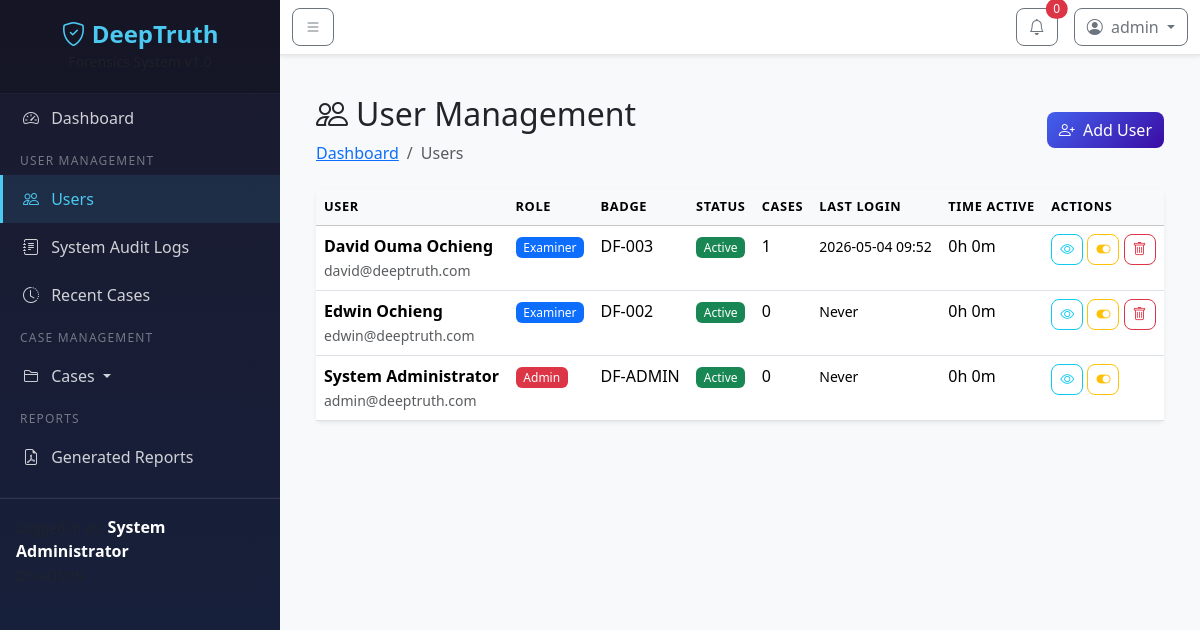
/admin/users (signed in), run on an earlier commit of the app's database.
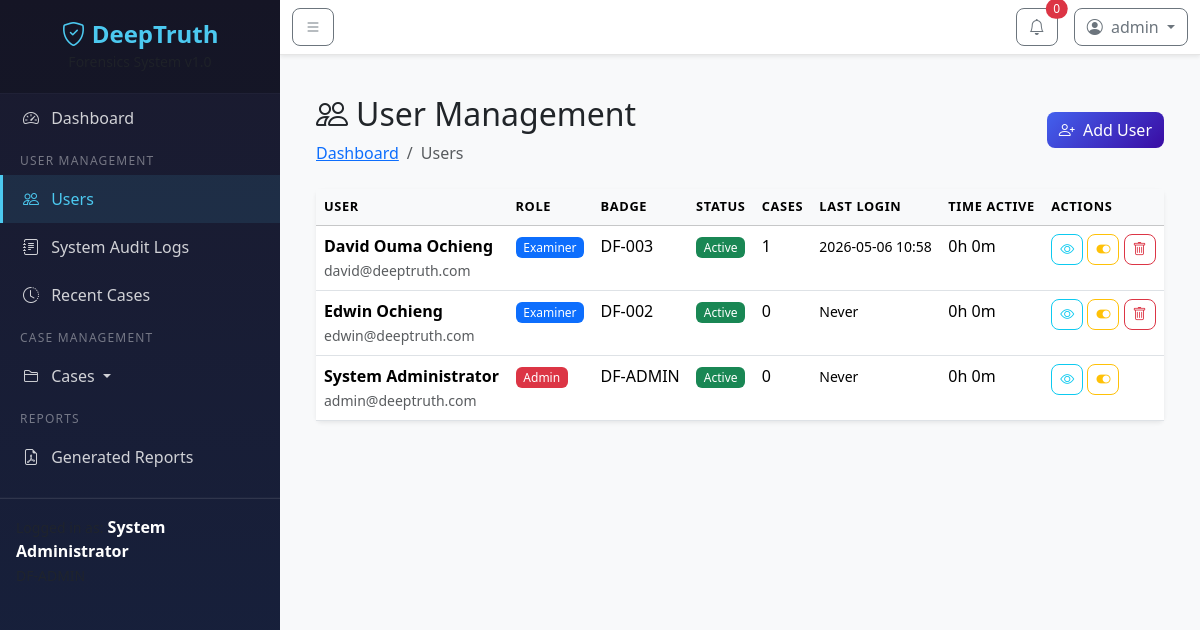
And on a later commit of the database.
### models/user.py (models this page shows, shortened)
class User(UserMixin, db.Model):
    __tablename__ = 'users'
    id = db.Column(db.Integer, primary_key=True)
    email = db.Column(db.String(120), unique=True, nullable=False, index=True)
    username = db.Column(db.String(80), unique=True, nullable=False, index=True)
    password_hash = db.Column(db.String(256), nullable=False)
    full_name = db.Column(db.String(150), nullable=False)
    badge_number = db.Column(db.String(50), unique=True)
    role = db.Column(db.String(20), default='examiner')  # admin, examiner
    is_active = db.Column(db.Boolean, default=True)
    created_at = db.Column(db.DateTime, default=datetime.utcnow)
    last_login = db.Column(db.DateTime)
    last_logout = db.Column(db.DateTime)
    total_time_spent = db.Column(db.Integer, default=0)  # in seconds
    cases = db.relationship('Case', backref='investigator', lazy='dynamic')
    evidence_uploads = db.relationship('EvidenceFile', backref='uploader', lazy='dynamic',
                                       foreign_keys='EvidenceFile.uploaded_by')
    custody_actions = db.relationship('ChainOfCustody', backref='performer', lazy='dynamic',
                                      foreign_keys='ChainOfCustody.performed_by')
    generated_reports = db.relationship('PDFReport', backref='generator', lazy='dynamic',
                                        foreign_keys='PDFReport.generated_by')
    audit_logs = db.relationship('AuditLog', backref='user', lazy='dynamic')

### routes/admin.py (the view)
@admin_bp.route('/users')
@login_required
@admin_required
def users_list():
    users = User.query.order_by(User.created_at.desc()).all()
    return render_template('admin/users.html', users=users)

### routes/admin.py (called while the page is built)
def admin_required(f):
    from functools import wraps
    @wraps(f)
    def decorated_function(*args, **kwargs):
        if current_user.role != 'admin':
            flash('Access denied. Admin only.', 'danger')
            return redirect(url_for('dashboard.index'))
        return f(*args, **kwargs)
    return decorated_function

### routes/auth.py (called while the page is built)
@auth_bp.before_app_request
def track_user_activity():
    if current_user.is_authenticated:
        current_user.last_activity = datetime.utcnow()
        db.session.commit()

### templates/admin/users.html (shortened to what the changed rows need)
{% extends "base.html" %}
{% block content %}
<div class="container-fluid">
    <div class="d-flex justify-content-between align-items-center mb-4">
        <div>
            <h2><i class="bi bi-people me-2"></i>User Management</h2>
        </div>
    </div>
    <div class="card border-0 shadow-sm">
        <div class="card-body p-0">
            <div class="table-responsive">
                <table class="table table-hover mb-0">
                    <thead class="table-light">
                        <tr>
                            <th>User</th>
                            <th>Role</th>
                            <th>Badge</th>
                            <th>Status</th>
                            <th>Cases</th>
                            <th>Last Login</th>
                            <th>Time Active</th>
                            <th>Actions</th>
                        </tr>
                    </thead>
                    <tbody>
                        {% for user in users %}
                        <tr>
                            <td>
                                <strong>{{ user.full_name }}</strong>
                                <br><small class="text-muted">{{ user.email }}</small>
                            </td>
                            <td>
                                <span class="badge {% if user.role == 'admin' %}bg-danger{% else %}bg-primary{% endif %}">
                                    {{ user.role|title }}
                                </span>
                            </td>
                            <td>{{ user.badge_number or 'N/A' }}</td>
                            <td>
                                {% if user.is_active %}
                                <span class="badge bg-success">Active</span>
                                {% else %}
                                <span class="badge bg-secondary">Inactive</span>
                                {% endif %}
                            </td>
                            <td>{{ user.cases.count() }}</td>
                            <td><small>{{ user.last_login.strftime('%Y-%m-%d %H:%M') if user.last_login else 'Never' }}</small></td>
                            <td>
                                {% set ts = user.total_time_spent or 0 %}
                                {{ (ts // 3600) }}h {{ ((ts % 3600) // 60) }}m
                            </td>
                            <td>
                                <a href="{{ url_for('admin.user_activity', user_id=user.id) }}" class="btn btn-sm btn-outline-info" title="View Activity">
                                    <i class="bi bi-eye"></i>
                                </a>
                                <form method="POST" action="{{ url_for('admin.toggle_user_status', user_id=user.id) }}" class="d-inline">
                                    <button type="submit" class="btn btn-sm btn-outline-warning" title="Toggle Status">
                                        <i class="bi bi-toggle-on"></i>
                                    </button>
                                </form>
                                {% if user.id != current_user.id %}
                                <form method="POST" action="{{ url_for('admin.delete_user', user_id=user.id) }}" class="d-inline" onsubmit="return confirm('Delete {{ user.full_name }}?')">
                                    <button type="submit" class="btn btn-sm btn-outline-danger" title="Delete">
                                        <i class="bi bi-trash"></i>
                                    </button>
                                </form>
                                {% endif %}
                            </td>
                        </tr>
                        {% endfor %}
                    </tbody>
                </table>
            </div>
        </div>
    </div>
</div>
{% endblock %}

What changed in the data, as far as the page shows it:
changed User "David Ouma Ochieng": last_login "2026-05-04 09:52" → "2026-05-06 10:58"
